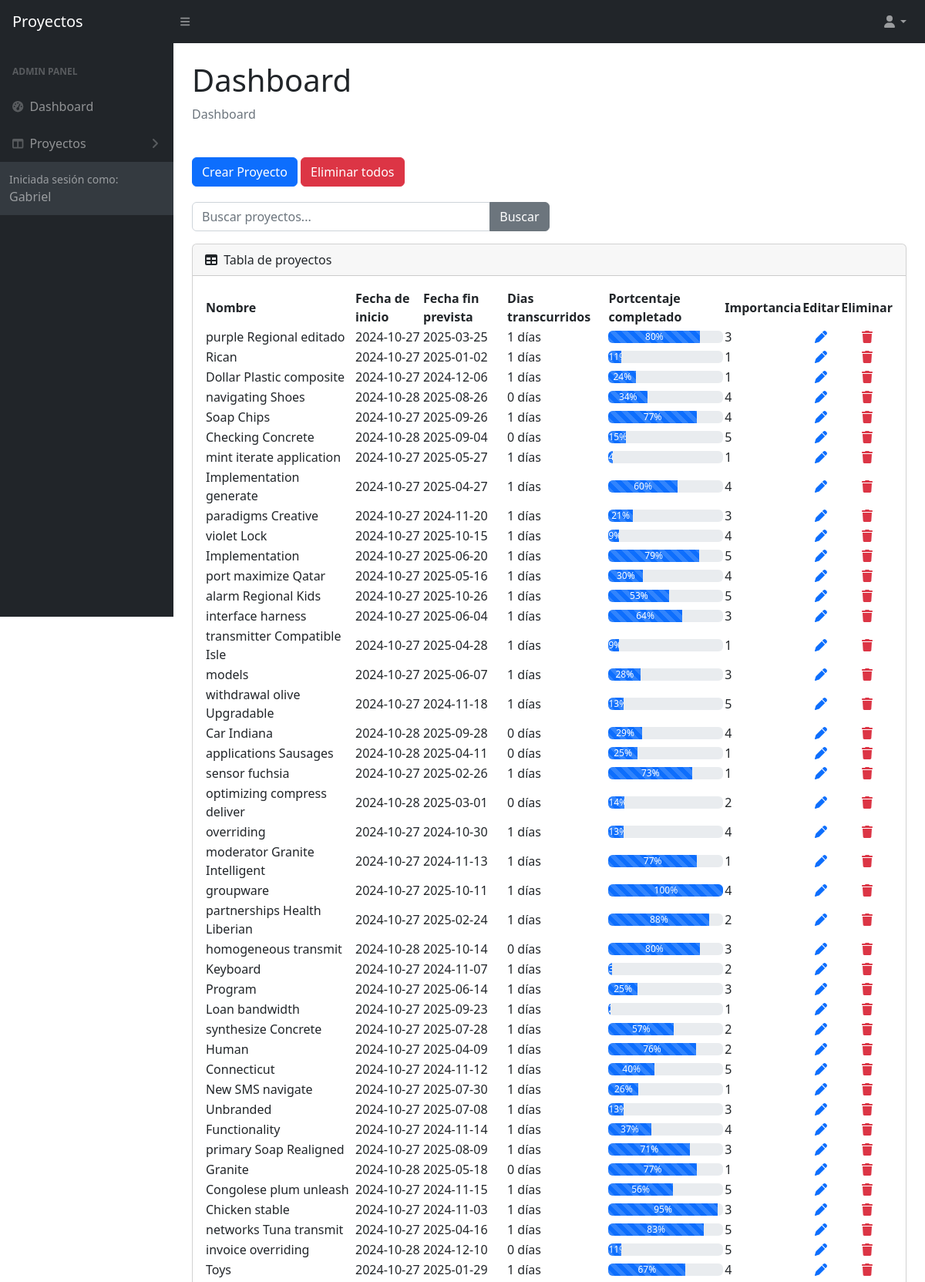
Screenshot of /tema3/practica1/proyectos.php (signed in, upper part) with the database file from the repository.
### tables this page shows
CREATE TABLE `proyectos` (
  `id` int(10) NOT NULL AUTO_INCREMENT,
  `nombre` varchar(100) NOT NULL,
  `fecha_inicio` date NOT NULL,
  `fecha_fin_prevista` date NOT NULL,
  `porcentaje_completado` tinyint(3) NOT NULL,
  `importancia` tinyint(1) NOT NULL,
  `id_usuario` int(10) NOT NULL,
  PRIMARY KEY (`id`),
  KEY `id_usuario` (`id_usuario`),
  CONSTRAINT `id_usuario` FOREIGN KEY (`id_usuario`) REFERENCES `usuarios` (`id`) ON DELETE CASCADE ON UPDATE CASCADE
);

### src/tema3/practica1/modelo.php (called while the page is built, shortened)
<?php
include "lib.php";
function conectarDB() {
  try {
    $dsn = "mysql:host=mariadb:3306;dbname=practica1-db-gabriel;charset=utf8mb4";
    $dbh = new PDO($dsn, "root", "mysql?");
    $dbh->setAttribute(PDO::ATTR_ERRMODE, PDO::ERRMODE_EXCEPTION);
    return $dbh;
  } catch (PDOException $e){
    return null;
  }
}
function getProyectosPorUsuario($idUsuario) {
  $dbh = conectarDB();
  $stmt = $dbh->prepare("SELECT * FROM proyectos WHERE id_usuario = :id_usuario");
  $stmt->bindParam(":id_usuario", $idUsuario);
  $stmt->setFetchMode(PDO::FETCH_ASSOC);
  $stmt->execute();
  return $stmt->fetchAll();
}

### src/tema3/practica1/lib.php (called while the page is built)
<?php
  function calcularDiasTranscurridos($fecha_inicio_string) {
    $fecha_inicio = new DateTime($fecha_inicio_string);
    return $fecha_inicio->diff(new DateTime("now"))->format("%a días");
  }
?>

### src/tema3/practica1/proyectos.php (the view, shortened to what this page needs)
<?php
include_once "modelo.php";
include_once "lib.php";
if (isset($_GET["search"])) $proyectos = buscarProyectoPorNombre($_GET["search"]);
else $proyectos = getProyectosPorUsuario($_SESSION["usuario"]["id"]);
include "cabecera.php"
?>
  <div id="layoutSidenav_content">
    <main>
      <div class="container-fluid px-4">
        <h1 class="mt-4">Dashboard</h1>
        <ol class="breadcrumb mb-4">
          <li class="breadcrumb-item active">Dashboard</li>
        </ol>
        <button type="button" class="btn btn-primary" data-bs-toggle="modal" data-bs-target="#modalNuevoProyecto">
          Crear Proyecto
        </button>
        <a class="btn btn-danger" href="controlador.php?accion=delete_all_projects" style="margin: 20px 0"
           role="button">Eliminar todos</a>
        <form class="w-50" method="get" action="proyectos.php">
          <div class="input-group mb-3">
            <input
              type="search"
              class="form-control"
              name="search"
              placeholder="Buscar proyectos..."
              <?php
              if (isset($_GET["search"])) echo "value='{$_GET["search"]}'";
              ?>
            >
            <button type="submit" class="btn btn-secondary">Buscar</button>
          </div>
        </form>
        <div class="card mb-4">
          <div class="card-header">
            <i class="fas fa-table me-1"></i>
            Tabla de proyectos
          </div>
          <div class="card-body">
            <table id="datatablesSimple">
              <thead>
              <tr>
                <th>Nombre</th>
                <th>Fecha de inicio</th>
                <th>Fecha fin prevista</th>
                <th>Dias transcurridos</th>
                <th>Portcentaje completado</th>
                <th>Importancia</th>
                <th>Editar</th>
                <th>Eliminar</th>
              </tr>
              </thead>
              <tbody>
              <?php
              if (is_array($proyectos)) {
                foreach ($proyectos as $proyecto) {
                  $diasTranscurridos = calcularDiasTranscurridos($proyecto["fecha_inicio"]);
                  echo "<tr>";
                  echo "<td>{$proyecto["nombre"]}</td>";
                  echo "<td>{$proyecto["fecha_inicio"]}</td>";
                  echo "<td>{$proyecto["fecha_fin_prevista"]}</td>";
                  echo "<td>{$diasTranscurridos}</td>";
                  echo "<td>
                          <div class='progress' role='progressbar' aria-label='Default striped example' aria-valuenow='{$proyecto["porcentaje_completado"]}' aria-valuemin='0' aria-valuemax='100'>
                            <div class='progress-bar progress-bar-animated progress-bar-striped' style='width: {$proyecto["porcentaje_completado"]}%'>{$proyecto["porcentaje_completado"]}%</div>
                          </div>
                        </td>";
                  echo "<td>{$proyecto["importancia"]}</td>";
                  echo "<td>
                          <a href='editar-proyecto.php?id={$proyecto["id"]}'>
                            <i class='fa-solid fa-pen text-center text-primary'></i>
                          </a>
                        </td>";
                  echo "<td>
                          <a href='controlador.php?accion=delete_project&id={$proyecto["id"]}'>
                            <i class='fa-solid fa-trash text-center text-danger'></i>
                          </a>
                        </td>";
                  echo "</tr>";
                }
              }
              ?>
              </tbody>
            </table>
          </div>
        </div>
      </div>
  </main>
<?php
include "pie.php"
?>

### src/tema3/practica1/cabecera.php (shortened to what this page needs)
<!DOCTYPE html>
<html lang="es">
<head>
  <link href="https://cdn.jsdelivr.net/npm/simple-datatables@7.1.2/dist/style.min.css" rel="stylesheet" />
  <link href="css/styles.css" rel="stylesheet" />
</head>
<body class="sb-nav-fixed">
<nav class="sb-topnav navbar navbar-expand navbar-dark bg-dark">
  <a class="navbar-brand ps-3" href="proyectos.php">Proyectos</a>
  <button class="btn btn-link btn-sm order-1 order-lg-0 me-4 me-lg-0" id="sidebarToggle" href="#!"><i class="fas fa-bars"></i></button>
  <ul class="navbar-nav ms-auto me-0 me-md-3 my-2 my-md-0">
    <li class="nav-item dropdown">
      <a class="nav-link dropdown-toggle" id="navbarDropdown" href="#" role="button" data-bs-toggle="dropdown" aria-expanded="false"><i class="fas fa-user fa-fw"></i></a>
    </li>
  </ul>
</nav>
<div id="layoutSidenav">
  <div id="layoutSidenav_nav">
    <nav class="sb-sidenav accordion sb-sidenav-dark" id="sidenavAccordion">
      <div class="sb-sidenav-menu">
        <div class="nav">
          <div class="sb-sidenav-menu-heading">Admin panel</div>
          <a class="nav-link" href="proyectos.php">
            <div class="sb-nav-link-icon"><i class="fas fa-tachometer-alt"></i></div>
            Dashboard
          </a>
          <a class="nav-link collapsed" href="#" data-bs-toggle="collapse" data-bs-target="#collapseLayouts" aria-expanded="false" aria-controls="collapseLayouts">
            <div class="sb-nav-link-icon"><i class="fas fa-columns"></i></div>
            Proyectos
            <div class="sb-sidenav-collapse-arrow"><i class="fas fa-angle-down"></i></div>
          </a>
      </div>
      <div class="sb-sidenav-footer">
        <div class="small">Iniciada sesión como:</div>
        <?php
          if (isset($_SESSION["usuario"])) {
            echo $_SESSION["usuario"]["username"];
          }
        ?>
      </div>
    </nav>
  </div>

### src/tema3/practica1/pie.php (shortened to what this page needs)
</div>
</div>
</body>
</html>

### rows the page displays
proyectos: nombre "purple Regional editado", fecha_inicio "2024-10-27", fecha_fin_prevista "2025-03-25", fecha_inicio "1 días", porcentaje_completado "80", importancia "3"
proyectos: nombre "Rican", fecha_inicio "2024-10-27", fecha_fin_prevista "2025-01-02", fecha_inicio "1 días", porcentaje_completado "11", importancia "1"
proyectos: nombre "Dollar Plastic composite", fecha_inicio "2024-10-27", fecha_fin_prevista "2024-12-06", fecha_inicio "1 días", porcentaje_completado "24", importancia "1"
proyectos: nombre "navigating Shoes", fecha_inicio "2024-10-28", fecha_fin_prevista "2025-08-26", fecha_inicio "0 días", porcentaje_completado "34", importancia "4"
proyectos: nombre "Soap Chips", fecha_inicio "2024-10-27", fecha_fin_prevista "2025-09-26", fecha_inicio "1 días", porcentaje_completado "77", importancia "4"
proyectos: nombre "Checking Concrete", fecha_inicio "2024-10-28", fecha_fin_prevista "2025-09-04", fecha_inicio "0 días", porcentaje_completado "15", importancia "5"
proyectos: nombre "mint iterate application", fecha_inicio "2024-10-27", fecha_fin_prevista "2025-05-27", fecha_inicio "1 días", porcentaje_completado "4", importancia "1"
proyectos: nombre "Implementation generate", fecha_inicio "2024-10-27", fecha_fin_prevista "2025-04-27", fecha_inicio "1 días", porcentaje_completado "60", importancia "4"
proyectos: nombre "paradigms Creative", fecha_inicio "2024-10-27", fecha_fin_prevista "2024-11-20", fecha_inicio "1 días", porcentaje_completado "21", importancia "3"
proyectos: nombre "violet Lock", fecha_inicio "2024-10-27", fecha_fin_prevista "2025-10-15", fecha_inicio "1 días", porcentaje_completado "9", importancia "4"
proyectos: nombre "Implementation", fecha_inicio "2024-10-27", fecha_fin_prevista "2025-06-20", fecha_inicio "1 días", porcentaje_completado "79", importancia "5"
proyectos: nombre "port maximize Qatar", fecha_inicio "2024-10-27", fecha_fin_prevista "2025-05-16", fecha_inicio "1 días", porcentaje_completado "30", importancia "4"
proyectos: nombre "alarm Regional Kids", fecha_inicio "2024-10-27", fecha_fin_prevista "2025-10-26", fecha_inicio "1 días", porcentaje_completado "53", importancia "5"
proyectos: nombre "interface harness", fecha_inicio "2024-10-27", fecha_fin_prevista "2025-06-04", fecha_inicio "1 días", porcentaje_completado "64", importancia "3"
proyectos: nombre "transmitter Compatible Isle", fecha_inicio "2024-10-27", fecha_fin_prevista "2025-04-28", fecha_inicio "1 días", porcentaje_completado "9", importancia "1"
proyectos: nombre "models", fecha_inicio "2024-10-27", fecha_fin_prevista "2025-06-07", fecha_inicio "1 días", porcentaje_completado "28", importancia "3"
proyectos: nombre "withdrawal olive Upgradable", fecha_inicio "2024-10-27", fecha_fin_prevista "2024-11-18", fecha_inicio "1 días", porcentaje_completado "13", importancia "5"
proyectos: nombre "Car Indiana", fecha_inicio "2024-10-28", fecha_fin_prevista "2025-09-28", fecha_inicio "0 días", porcentaje_completado "29", importancia "4"
proyectos: nombre "applications Sausages", fecha_inicio "2024-10-28", fecha_fin_prevista "2025-04-11", fecha_inicio "0 días", porcentaje_completado "25", importancia "1"
proyectos: nombre "sensor fuchsia", fecha_inicio "2024-10-27", fecha_fin_prevista "2025-02-26", fecha_inicio "1 días", porcentaje_completado "73", importancia "1"
proyectos: nombre "optimizing compress deliver", fecha_inicio "2024-10-28", fecha_fin_prevista "2025-03-01", fecha_inicio "0 días", porcentaje_completado "14", importancia "2"
proyectos: nombre "overriding", fecha_inicio "2024-10-27", fecha_fin_prevista "2024-10-30", fecha_inicio "1 días", porcentaje_completado "13", importancia "4"
proyectos: nombre "moderator Granite Intelligent", fecha_inicio "2024-10-27", fecha_fin_prevista "2024-11-13", fecha_inicio "1 días", porcentaje_completado "77", importancia "1"
proyectos: nombre "groupware", fecha_inicio "2024-10-27", fecha_fin_prevista "2025-10-11", fecha_inicio "1 días", porcentaje_completado "100", importancia "4"
proyectos: nombre "partnerships Health Liberian", fecha_inicio "2024-10-27", fecha_fin_prevista "2025-02-24", fecha_inicio "1 días", porcentaje_completado "88", importancia "2"
proyectos: nombre "homogeneous transmit", fecha_inicio "2024-10-28", fecha_fin_prevista "2025-10-14", fecha_inicio "0 días", porcentaje_completado "80", importancia "3"
proyectos: nombre "Keyboard", fecha_inicio "2024-10-27", fecha_fin_prevista "2024-11-07", fecha_inicio "1 días", $proyecto["porcentaje_completado"] 3 (drawn), importancia "2"
proyectos: nombre "Program", fecha_inicio "2024-10-27", fecha_fin_prevista "2025-06-14", fecha_inicio "1 días", porcentaje_completado "25", importancia "3"
proyectos: nombre "Loan bandwidth", fecha_inicio "2024-10-27", fecha_fin_prevista "2025-09-23", fecha_inicio "1 días", $proyecto["porcentaje_completado"] 2 (drawn), importancia "1"
proyectos: nombre "synthesize Concrete", fecha_inicio "2024-10-27", fecha_fin_prevista "2025-07-28", fecha_inicio "1 días", porcentaje_completado "57", importancia "2"
proyectos: nombre "Human", fecha_inicio "2024-10-27", fecha_fin_prevista "2025-04-09", fecha_inicio "1 días", porcentaje_completado "76", importancia "2"
proyectos: nombre "Connecticut", fecha_inicio "2024-10-27", fecha_fin_prevista "2024-11-12", fecha_inicio "1 días", porcentaje_completado "40", importancia "5"
proyectos: nombre "New SMS navigate", fecha_inicio "2024-10-27", fecha_fin_prevista "2025-07-30", fecha_inicio "1 días", porcentaje_completado "26", importancia "1"
proyectos: nombre "Unbranded", fecha_inicio "2024-10-27", fecha_fin_prevista "2025-07-08", fecha_inicio "1 días", porcentaje_completado "13", importancia "3"
proyectos: nombre "Functionality", fecha_inicio "2024-10-27", fecha_fin_prevista "2024-11-14", fecha_inicio "1 días", porcentaje_completado "37", importancia "4"
proyectos: nombre "primary Soap Realigned", fecha_inicio "2024-10-27", fecha_fin_prevista "2025-08-09", fecha_inicio "1 días", porcentaje_completado "71", importancia "3"
proyectos: nombre "Granite", fecha_inicio "2024-10-28", fecha_fin_prevista "2025-05-18", fecha_inicio "0 días", porcentaje_completado "77", importancia "1"
proyectos: nombre "Congolese plum unleash", fecha_inicio "2024-10-27", fecha_fin_prevista "2024-11-15", fecha_inicio "1 días", porcentaje_completado "56", importancia "5"
proyectos: nombre "Chicken stable", fecha_inicio "2024-10-27", fecha_fin_prevista "2024-11-03", fecha_inicio "1 días", porcentaje_completado "95", importancia "3"
proyectos: nombre "networks Tuna transmit", fecha_inicio "2024-10-27", fecha_fin_prevista "2025-04-16", fecha_inicio "1 días", porcentaje_completado "83", importancia "5"
proyectos: nombre "invoice overriding", fecha_inicio "2024-10-28", fecha_fin_prevista "2024-12-10", fecha_inicio "0 días", porcentaje_completado "11", importancia "5"
proyectos: nombre "Toys", fecha_inicio "2024-10-27", fecha_fin_prevista "2025-01-29", fecha_inicio "1 días", porcentaje_completado "67", importancia "4"

### other values shown
$_SESSION["usuario"]["username"] "Gabriel"
